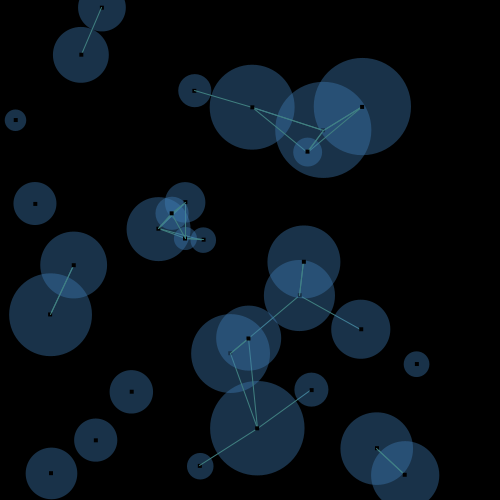
Frame 1 (no input)
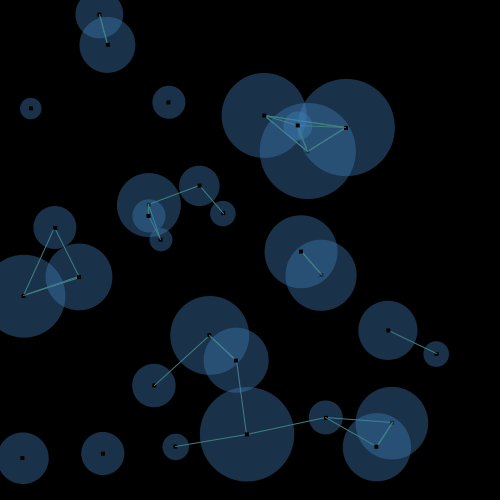
Frame 60 (the mouse pressed at the canvas centre just before this capture)
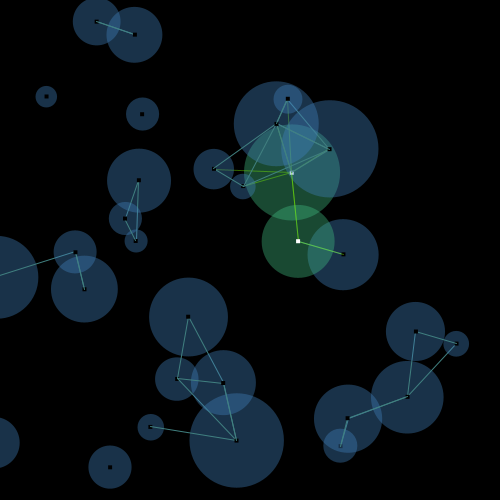
Frame 120 (the mouse held since frame 60 and released just before this capture)

The Processing sketch that drew these frames (run headless with seeded random() and noise(); from frame 60 on, the mouse is pressed at the canvas centre):

// Processing sketch: circulosBonitos
// ── circulosBonitos.pde
/*
  PROCESSINGJS.COM HEADER ANIMATION
  MIT License - Hyper-Metrix.com/F1LT3R
  Native Processing compatible 
*/  

// Set number of circles
int count = 30; //20;

// Set maximum and minimum circle size
int maxSize = 100;
int minSize = 20;

// Build float array to store circle properties
float[][] e = new float[count][5];

// Set size of dot in circle center
float ds=2;

// Selected mode switch
int sel = 0;

// Set drag switch to false
boolean dragging=false;

// If use drags mouse...
void mouseDragged(){
  
  // Set drag switch to true
  dragging=true;
}
  
// If user releases mouse...
void mouseReleased(){
  
  // ..user is no-longer dragging
  dragging=false;
}


// Set up canvas
void setup(){
  
  // Frame rate
  frameRate(15);
  
  // Size of canvas (width,height)
  size(500, 500);//(900,74);
  
  // Stroke/line/border thickness
  strokeWeight(1);
  
  // Initiate array with random values for circles
  for(int j=0;j< count;j++){
    e[j][0]=random(width); // X 
    e[j][1]=random(height); // Y
    e[j][2]=random(minSize,maxSize); // Radius
    e[j][3]=random(-.5,.5); // X Speed
    e[j][4]=random(-.5,.5); // Y Speed
  }
}

// Begin main draw loop (called 25 times per second)
void draw(){
   
   // Fill background black
   background(0);
  
  // Begin looping through circle array
  for (int j=0;j< count;j++){
    
    // Disable shape stroke/border
    noStroke();
    
    // Cache diameter and radius of current circle
    float radi=e[j][2];
    float diam=radi/2;
    
    // If the cursor is within 2x the radius of current circle...
    if( dist(e[j][0],e[j][1],mouseX,mouseY) < radi ){
      
      // Change fill color to green.
      fill(64,187,128,100);
      
      // Remember user has circle "selected"  
      sel=1;
      
      // If user has mouse down and is moving...
      if(dragging){
        
        // Move circle to circle position
        e[j][0]=mouseX;
        e[j][1]=mouseY;
      }
    } else {
      // Keep fill color blue
      fill(64,128,187,100);
      
      // User has nothing "selected"
      sel=0;
    }
    
    // Draw circle
    ellipse(e[j][0],e[j][1],radi,radi);
    
    // Move circle
    e[j][0]+=e[j][3];
    e[j][1]+=e[j][4];
            
    
    /* Wrap edges of canvas so circles leave the top
       and re-enter the bottom, etc... */ 
    if( e[j][0] < -diam      ){ e[j][0] = width+diam;  } 
    if( e[j][0] > width+diam ){ e[j][0] = -diam;       }
    if( e[j][1] < 0-diam     ){ e[j][1] = height+diam; }
    if( e[j][1] > height+diam){ e[j][1] = -diam;       }
    
    // If current circle is selected...
    if(sel==1){
      
      // Set fill color of center dot to white..
      fill(255,255,255,255);
      
      // ..and set stroke color of line to green.
      stroke(128,255,0,100);
    } else {            
      
      // otherwise set center dot color to black.. 
      fill(0,0,0,255);
      
      // and set line color to turquoise.
      stroke(64,128,128,255);
    }
    
    // Loop through all circles
    for(int k=0;k< count;k++){
      
      // If the circles are close...
      if( dist(e[j][0],e[j][1],e[k][0],e[k][1]) < radi){
        
        // Stroke a line from current circle to adjacent circle
        line(e[j][0],e[j][1],e[k][0],e[k][1]);
      }
    }
    
    // Turn off stroke/border
    noStroke();      
    
    // Draw dot in center of circle
    rect(e[j][0]-ds,e[j][1]-ds,ds*2,ds*2);
  }
}
